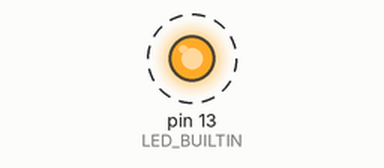
The sketch below on a simulated Arduino Uno, built with avr-gcc and run on an emulated ATmega328P. Shown: output pins drawn as LEDs (lit = HIGH). Dashed ring = blinking.

Above: at 0.05 s.
Timing chart, 0 to 3.0 s (numbered marks = the images above):
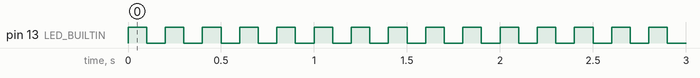

Measured:
- by itself, pin 13 (LED_BUILTIN): alternates HIGH for 0.10 s and LOW for 0.10 s

The sketch:

Blink_2.ino
```cpp
/**
 * Blink_2.ino Muestra declaración de funciones prototipo
 * Blink_1.ino Muestra declaración de constantes.
 * Blink.ino   Turns an LED on for one second, then off for one times, repeatedly.
 *
 *  Muestra como declarar una función prototipo. El compilador reserva espacios
 *  de memoria declarados.
 *
 *   Turns an LED on for one second, then off for one times, repeatedly.
 *
 * Most Arduinos have an on-board LED you can control. On the UNO, MEGA and ZERO
 * it is attached to digital pin 13, LED_BUILTIN is set to
 * the correct LED pin independent of which board is used.
 *
 *  Fuente: S. Fitzgerald,A. Guadalupi,C. Newman. 8 Sep 2016. Disponible available:
 *       http://www.arduino.cc/en/Tutorial/Blink
 */

#define LED_BUILTIN 13
#define BLINK_DELAY_MS_ON  100
#define BLINK_DELAY_MS_OFF 100

void blinkLed(); /* turn on-turn off embedded led [2]  */

void setup() {
  // initialize digital pin LED_BUILTIN as an output.
  pinMode(LED_BUILTIN, OUTPUT);
}

void loop() {
            blinkLed();
}

/* turn on-turn off embedded led [2]  */
void blinkLed(){
                digitalWrite(LED_BUILTIN, HIGH);   // turn the LED on (HIGH is the voltage level)
                delay(BLINK_DELAY_MS_ON);                       // wait for a second
                digitalWrite(LED_BUILTIN, LOW);    // turn the LED off by making the voltage LOW
                delay(BLINK_DELAY_MS_OFF);                       // wait for a second
}
```
